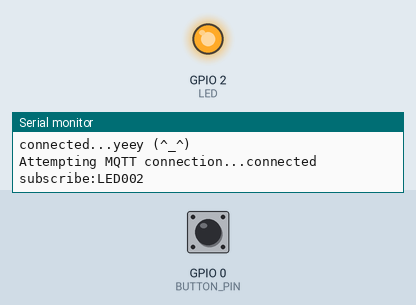
Bench run of a sketch on a simulated ESP8266 (NodeMCU). Shown: output pins drawn as LEDs (lit = HIGH), the last lines printed to the serial monitor. The inputs (shaded band) are chosen by the test bench; at power-on: GPIO 0 (BUTTON_PIN) HIGH. WiFi joins after 1.5 s; servers stay silent unless stated; no MQTT or app messages arrive unless stated.

Above: at 2.7 s.
2.8 s: GPIO 0 (BUTTON_PIN) pulled LOW for 0.15 s
At 4.4 s:
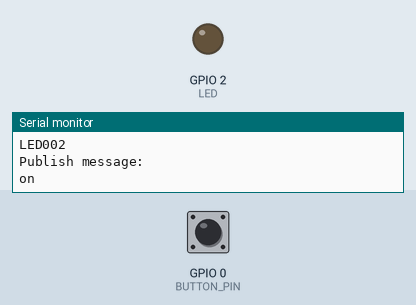
6.0 s: GPIO 0 (BUTTON_PIN) pulled LOW for 1 s
At 7.4 s:
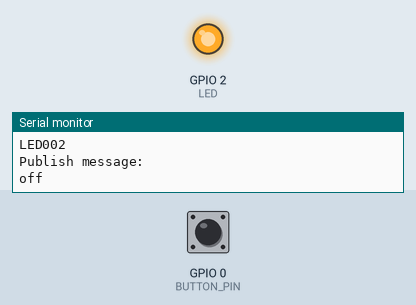
Timing chart, 0 to 9.0 s (numbered marks = the images above; inputs shaded):
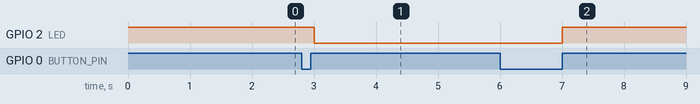

Measured:
- after the input at 2.8 s, GPIO 2 (LED): HIGH → LOW after 0.20 s
- after the input at 6.0 s, GPIO 2 (LED): LOW → HIGH after 1.0 s

The sketch:

bemfa.ino
```cpp
/*
 * @Author: CuiYao
 * @Date: 2022-11-02 10:35:48
 * @Last Modified by: CuiYao
 * @Last Modified time: 2022-11-02 10:37:27
 *
 * 智能语言控制控制，支持同时天猫、小爱、小度、google HomeAssistent控制
 * 也同时支持web控制、小程序控制、app控制，定时控制等
 * 项目示例：通过发送on或off控制开关
 * 官网：bemfa.com
 */

#include <EasyButton.h>
#include <ESP8266WiFi.h>   //默认，加载WIFI头文件
#include <Ticker.h>
#include <ESP8266httpUpdate.h>
#include "PubSubClient.h"  //默认，加载MQTT库文件
#include "wifi_info.h"     //默认, 加载WIFI文件

//********************需要修改的部分*******************//
#define ID_MQTT "9c11b5ce8d9925cf93d4a2e6023039d9"    // 用户私钥，控制台获取
const char* topic = "LED002";                    // 主题名字，可在巴法云控制台自行创建，名称随意
const int B_led = 2;                                  // 单片机LED引脚值，D系列是NodeMcu引脚命名方式，其他esp8266型号将D2改为自己的引脚
String upUrl = "http://bin.bemfa.com/b/1BcOWMxMWI1Y2U4ZDk5MjVjZjkzZDRhMmU2MDIzMDM5ZDk=outlet01001.bin";
//**************************************************//

const char* mqtt_server = "bemfa.com";  //默认，MQTT服务器
const int mqtt_server_port = 9501;      //默认，MQTT服务器

#define LED 2         // 板子上的灯
#define BUTTON_PIN 0  // Button PIN

int duration = 2000;  // 长按触发时间
int inputValue = 0;   // LED电平状态

Ticker ticker;                  // 声明定时器
WiFiClient espClient;           // 声明wifi
PubSubClient client(espClient); // 声明mMQTT库
EasyButton button(BUTTON_PIN);  // 声明按钮


// 单按事件函数
void onPressed() {
  Serial.println("Button has been pressed!");
  inputValue = digitalRead(LED);
  if (inputValue == LOW) {
    turnOffLed();
    sendtoTCPServer("off");
  } else {
    turnOnLed();
    sendtoTCPServer("on");
  }
}
// 长按事件函数
void onPressedForDuration() {

  //OTA
  // Serial.println("start update");
  // updateBin();
  Serial.println("ClearWiFi!");
  WiFi.begin("000000", "000000");
}

/*
  *发送数据到TCP服务器
 */
void sendtoTCPServer(String p) {

  // 建立发布信息。信息内容以Hello World为起始，后面添加发布次数。
  String messageString = p;
  char publishMsg[messageString.length() + 1];
  strcpy(publishMsg, messageString.c_str());

  // 实现ESP8266向主题发布信息
  if (client.publish(topic, publishMsg)) {
    Serial.println("Publish Topic:");
    Serial.println(topic);
    Serial.println("Publish message:");
    Serial.println(publishMsg);
  } else {
    Serial.println("Message Publish Failed.");
  }
}


//打开灯泡
void turnOnLed() {
  digitalWrite(B_led, LOW);
}
//关闭灯泡
void turnOffLed() {
  digitalWrite(B_led, HIGH);
}

void callback(char* topic, byte* payload, unsigned int length) {
  Serial.print("Topic:");
  Serial.println(topic);
  String msg = "";
  for (int i = 0; i < length; i++) {
    msg += (char)payload[i];
  }
  Serial.print("Msg:");
  Serial.println(msg);
  if (msg == "on") {          //如果接收字符on，开
    turnOnLed();              //开灯函数
  } else if (msg == "off") {  //如果接收字符off，关
    turnOffLed();             //关灯函数
  }
  msg = "";
}

void reconnect() {
  // Loop until we're reconnected
  while (!client.connected()) {
    Serial.print("Attempting MQTT connection...");
    // Attempt to connect
    if (client.connect(ID_MQTT)) {
      Serial.println("connected");
      Serial.print("subscribe:");
      Serial.println(topic);
      //订阅主题，如果需要订阅多个主题，可发送多条订阅指令client.subscribe(topic2);client.subscribe(topic3);
      client.subscribe(topic);
    } else {
      Serial.print("failed, rc=");
      Serial.print(client.state());
      Serial.println(" try again in 5 seconds");
      // Wait 5 seconds before retrying
      delay(5000);
    }
  }
}


//当升级开始时，打印日志
void update_started() {
  Serial.println("CALLBACK:  HTTP update process started");
}

//当升级结束时，打印日志
void update_finished() {
  Serial.println("CALLBACK:  HTTP update process finished");
}

//当升级中，打印日志
void update_progress(int cur, int total) {
  Serial.printf("CALLBACK:  HTTP update process at %d of %d bytes...\n", cur, total);
}

//当升级失败时，打印日志
void update_error(int err) {
  Serial.printf("CALLBACK:  HTTP update fatal error code %d\n", err);
}


/**
 * 固件升级函数
 * 在需要升级的地方，加上这个函数即可，例如setup中加的updateBin();
 * 原理：通过http请求获取远程固件，实现升级
 */
void updateBin(){
  WiFiClient UpdateClient;
  ESPhttpUpdate.onStart(update_started);//当升级开始时
  ESPhttpUpdate.onEnd(update_finished); //当升级结束时
  ESPhttpUpdate.onProgress(update_progress); //当升级中
  ESPhttpUpdate.onError(update_error); //当升级失败时

  t_httpUpdate_return ret = ESPhttpUpdate.update(UpdateClient, upUrl);
  switch(ret) {
    case HTTP_UPDATE_FAILED:      //当升级失败
        Serial.println("[update] Update failed.");
        break;
    case HTTP_UPDATE_NO_UPDATES:  //当无升级
        Serial.println("[update] Update no Update.");
        break;
    case HTTP_UPDATE_OK:         //当升级成功
        Serial.println("[update] Update ok.");
        break;
  }
}

void setup() {
  pinMode(B_led, OUTPUT);                               // 设置引脚为输出模式
  digitalWrite(B_led, HIGH);                            // 默认引脚上电高电平
  Serial.begin(115200);                                 // 初始化串口日志
  ticker.attach(0.1, buttonRead);                       // 定时器
  wifi_connect();                                       // 初始化wifi
  client.setServer(mqtt_server, mqtt_server_port);      // 设置mqtt服务器
  client.setCallback(callback);                         // mqtt消息处理
  button.onPressed(onPressed);                          // 定义按键单按事件回调
  button.onPressedFor(duration, onPressedForDuration);  // 定义按键长按事件回调
}
// 检测按键状态
void buttonRead()
{
  button.read();
}
void loop() {
  if (!client.connected()) {
    reconnect();
  }
  client.loop();
}
```

wifi_info.h
```cpp
/*
 * @Author: CuiYao
 * @Date: 2022-11-02 10:37:44
 * @Last Modified by:   CuiYao
 * @Last Modified time: 2022-11-02 10:37:44
 */


#include <ESP8266HTTPClient.h>
#include <DNSServer.h>
#include <ESP8266WebServer.h>
#include <WiFiManager.h>

WiFiManager wifiManager;
//gets called when WiFiManager enters configuration mode
void configModeCallback (WiFiManager *myWiFiManager) {
  Serial.println("Entered config mode");
  Serial.println(WiFi.softAPIP());
  //if you used auto generated SSID, print it
  Serial.println(myWiFiManager->getConfigPortalSSID());
}
//清除WIFI
void wifi_reset(){
  wifiManager.resetSettings();
  delay(2000);
  ESP.reset();
}

//连接WIFI
void wifi_connect() {
  //wifiManager.setConnectTimeout(180);

  //wifiManager.setTimeout(180);

  wifiManager.setAPCallback(configModeCallback);
  if (!wifiManager.autoConnect()) {
    Serial.println("failed to connect and hit timeout");
    //reset and try again, or maybe put it to deep sleep
    ESP.reset();
    delay(1000);
  }
  Serial.println("connected...yeey (^_^)");
}
```
